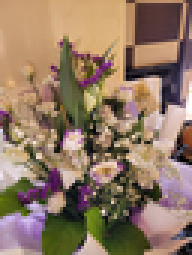
#> input picture img/src/flowers_small.bmp, 64 x 85 px, shrunk from 1008 x 1344 before the run (shown 3 times larger)
$ python lab1.py
#> lines starting #> are read from the running program, lines starting #| are printed output that depends on the picture; after the words box and inside, x2 and y2 are one past the last pixel; in counts of white or black regions, pixels touching at a corner belong together
### semi_tone.py
import numpy as np


def to_semi_tone(img: np.array) -> np.array:
    return img.sum(axis=2) / 3

### binarization.py
# (11 - 1) % 8 + 1 = 3
import numpy as np
from semi_tone import to_semi_tone
from util import limit, area_of_frame


def integral_images(img: np.array) -> np.array:
    integral_img = np.empty_like(img)
    integral_square_img = np.empty_like(img)
    integral_img[0, 0] = img[0, 0]
    integral_square_img[0, 0] = img[0, 0] ** 2
    for x in range(1, img.shape[0]):
        integral_img[x, 0] = img[x, 0] + integral_img[x - 1, 0]
        integral_square_img[x, 0] = img[x, 0] ** 2 + integral_square_img[x - 1, 0]
    for y in range(1, img.shape[1]):
        integral_img[0, y] = img[0, y] + integral_img[0, y - 1]
        integral_square_img[0, y] = img[0, y] ** 2 + integral_square_img[0, y - 1]
    for x in range(1, img.shape[0]):
        for y in range(1, img.shape[1]):
            integral_img[x, y] = img[x, y] - integral_img[x - 1, y - 1] \
                                 + integral_img[x - 1, y] + integral_img[x, y - 1]
            integral_square_img[x, y] = img[x, y] ** 2 - integral_square_img[x - 1, y - 1] \
                                        + integral_square_img[x - 1, y] + integral_square_img[x, y - 1]
    return integral_img, integral_square_img


def sum_in_frame(integral_img: np.array, x: int, y: int, frame_size: int):
    return (integral_img[limit(x + frame_size // 2, 0, integral_img.shape[0] - 1),
                         limit(y + frame_size // 2, 0, integral_img.shape[1] - 1)] -
            integral_img[limit(x + frame_size // 2, 0, integral_img.shape[0] - 1),
                         limit(y - frame_size // 2, 0, integral_img.shape[1] - 1)] -
            integral_img[limit(x - frame_size // 2, 0, integral_img.shape[0] - 1),
                         limit(y + frame_size // 2, 0, integral_img.shape[1] - 1)] +
            integral_img[limit(x - frame_size // 2, 0, integral_img.shape[0] - 1),
                         limit(y - frame_size // 2, 0, integral_img.shape[1] - 1)])


def niblack_binarization(img: np.array, frame_size: int = 15, k: float = 0.2) -> np.array:
    if len(img.shape) == 3 and img.shape[2] == 3:
        img = to_semi_tone(img)
    integral_img, integral_square_img = integral_images(img)
    m = np.empty_like(img)
    d = np.empty_like(img)
    t = np.empty_like(img)
    res_img = np.empty_like(img)
    for x in range(img.shape[0]):
        for y in range(img.shape[1]):
            m[x, y] = (sum_in_frame(integral_img, x, y, frame_size) //
                       area_of_frame(x, y, frame_size, img.shape[0], img.shape[1]))
            d[x, y] = (sum_in_frame(integral_square_img, x, y, frame_size) //
                       area_of_frame(x, y, frame_size, img.shape[0], img.shape[1]) - m[x, y] ** 2)
            t[x, y] = m[x, y] + k * np.sqrt(d[x, y])
            res_img[x, y] = 0 if img[x, y] < t[x, y] else 255
    return res_img


# [7 lines left out: function static_binarization, not called in this run]

### util.py


def limit(num: int, lower_bound: int, upper_bound: int) -> int:
    return min(max(num, lower_bound), upper_bound)


def area_of_frame(x: int, y: int, frame_size: int, upper_bound_x: int, upper_bound_y: int):
    return (limit(x + frame_size // 2, 0, upper_bound_x) - limit(x - frame_size // 2, 0, upper_bound_x) + 1) * \
           (limit(y + frame_size // 2, 0, upper_bound_y) - limit(y - frame_size // 2, 0, upper_bound_y) + 1)

### lab1.py
from PIL import Image
import numpy as np
from os import path

from resampling import interpolate, decimate, two_iteration_discretization, one_iteration_discretization
from semi_tone import to_semi_tone
from binarization import niblack_binarization


def prompt(variants: dict):
    for number, variant in enumerate(variants.keys(), 1):
        print(f'{number} - {variant}')
    input_correct = False
    user_input = 0
    while not input_correct:
        try:
            user_input = int(input('> '))
            if user_input <= 0 or user_input > len(variants):
                raise ValueError
            input_correct = True
        except ValueError:
            print("Введите корректное значение")
    return dict(enumerate(variants.values(), 1))[user_input]


def safe_number_input(number_type: type, lower_bound=None, upper_bound=None):
    input_correct = False
    user_input = 0
    while not input_correct:
        try:
            user_input = number_type(input('> '))
            if lower_bound is not None and user_input < lower_bound:
                raise ValueError
            if upper_bound is not None and user_input > upper_bound:
                raise ValueError
            input_correct = True
        except ValueError:
            print("Введите корректное значение")
    return user_input


images = {
    'Цифровой рисунок': 'digital_drawing.jpeg',
    'Картина': 'handmade_drawing.jpg',
    'Фото цветов': 'flowers_small.bmp',
    'Городской пейзаж': 'railway_station_small.bmp',
    'Рукописный текст': 'written_text_small.bmp',
    'Печатный текст': 'printed_text_small.bmp',
    'Старая книга': 'old_book.webp',
    'Старославянский текст': 'slavic_text.png',
}

operation_classes = {
    'Передискретизация': {
        'Интерполяция': interpolate,
        'Децимация': decimate,
        'Двухпроходная передискретизация': two_iteration_discretization,
        'Однопроходная передискретизация': one_iteration_discretization
    },
    'Обесцвечивание': to_semi_tone,
    'Бинаризация Ниблэка': niblack_binarization
}


if __name__ == '__main__':
    print('Выберите изображение:')
    selected_image = prompt(images)
#> the loop in prompt, `while not input_correct:` made 1 pass; the answer given on pass 1: 3
    img = Image.open(path.join('img', 'src', selected_image)).convert('RGB')
#> img is the input picture: PIL image 64x85 RGB; mean R, G, B 145.2, 120.9, 100.3
    print('Выберите вид обработки:')
    selected_operation_class = prompt(operation_classes)
#> the loop in prompt (call 2), `while not input_correct:` made 1 pass; the answer given on pass 1: 3
    args = []
    color_model = 'RGB'
    data_type = np.uint8
    if isinstance(selected_operation_class, dict):
        print('Выберите операцию:')
        selected_operation = prompt(selected_operation_class)
        if selected_operation == interpolate:
            print('Введите целый коэффициент растяжения')
            factor = safe_number_input(int, 1)
            args = [factor]
        if selected_operation == decimate:
            print('Введите целый коэффициент сжатия')
            factor = safe_number_input(int, 1)
            args = [factor]
        if selected_operation == two_iteration_discretization:
            print('Введите целый коэффициент растяжения')
            numerator = safe_number_input(int, 1)
            print('Введите целый коэффициент сжатия')
            denominator = safe_number_input(int, 1)
            args = [numerator, denominator]
        if selected_operation == one_iteration_discretization:
            print('Введите дробный коэффициент растяжения/сжатия')
            factor = safe_number_input(float, 0)
            args = [factor]
    elif callable(selected_operation_class):
        selected_operation = selected_operation_class
        color_model = 'L'
        if selected_operation == niblack_binarization:
            color_model = 'L'
    img.show()
    result = Image.fromarray(selected_operation(np.array(img), *args).astype(data_type), color_model)
#> after the loop in integral_images, `for x in range(1, img.shape[0]):`: integral_img: shape (85, 64) float64; 0.18% of the values are NaN or infinite; the others: min -1.29e+308, max 1.23e+255, mean -inf
#> after the loop in integral_images, `for x in range(1, img.shape[0]):`:
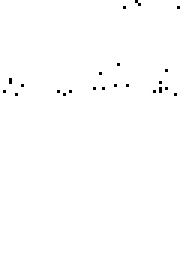
#> integral_square_img: shape (85, 64) float64 (shown 3 times larger); 0.44% of the values are NaN or infinite; the others: min -1.24e+308, max 2.81e+255, mean -2.29e+304; drawn with min black, max white, NaN and infinite black
#> after the loop in integral_images, `for y in range(1, img.shape[1]):`:
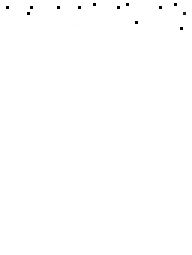
#> integral_img: shape (85, 64) float64 (shown 3 times larger); 0.18% of the values are NaN or infinite; the others: min -1.29e+308, max 1.23e+255, mean -inf; drawn with min black, max white, NaN and infinite black
#> after the loop in integral_images, `for y in range(1, img.shape[1]):`:
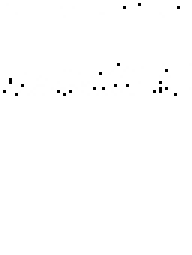
#> integral_square_img: shape (85, 64) float64 (shown 3 times larger); 1.58% of pixels changed, all inside (x1, y1, x2, y2) = (1, 0, 64, 32); drawn with min black, max white, NaN and infinite black
#> after the loop in integral_images, `for x in range(1, img.shape[0]):`:
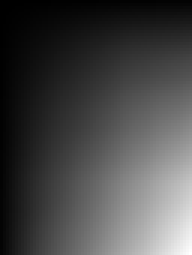
#> integral_img: shape (85, 64) float64 (shown 3 times larger); min 153.7, max 664480.7, mean 187383.4; drawn with min black and max white
#> after the loop in niblack_binarization, `for x in range(img.shape[0]):`:
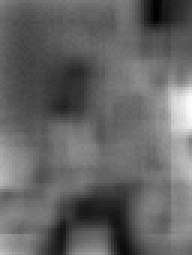
#> d: shape (85, 64) float64 (shown 3 times larger); min 506, max 8828, mean 3801.6; drawn with min black and max white
#> after the loop in niblack_binarization, `for x in range(img.shape[0]):`:
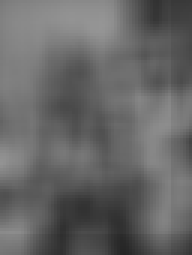
#> m: shape (85, 64) float64 (shown 3 times larger); min 37, max 149, mean 102.3
#> after the loop in niblack_binarization, `for x in range(img.shape[0]):`:
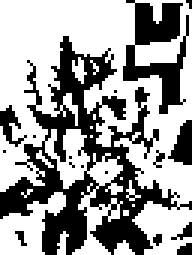
#> res_img: shape (85, 64) float64 (shown 3 times larger); 61.5% white; 17 black regions (13 under 20 px), largest, box (x1, y1, x2, y2) and area: (0, 12, 64, 85) 1512, (41, 0, 63, 38) 380, (56, 40, 64, 55) 75, (0, 35, 9, 49) 52
    if selected_operation == niblack_binarization:
        result = result.convert("1")
    result.show()
    print('Введите название сохраненного изображения (оставьте пустым, чтобы не сохранять)')
    selected_path = input()
#> the answer given: img/src/digital_drawing.jpeg
    if selected_path:
        result.save(path.join('img', 'out', selected_path))
